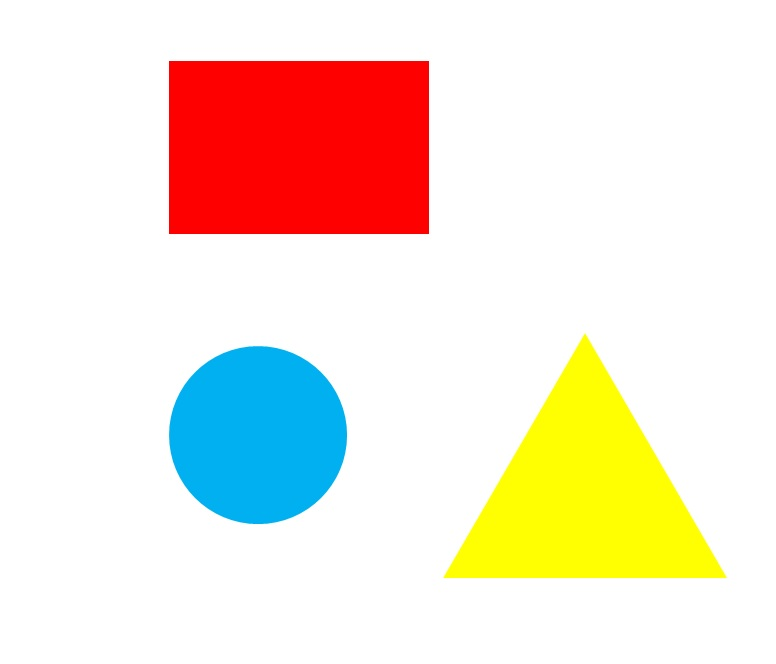
//> input picture shapes.jpg, 776 x 664 px
$ ./cvremind   (built with g++ and OpenCV 4)
//> lines starting //> are read from the running program, lines starting //| are printed output that depends on the picture; after the words box and inside, x2 and y2 are one past the last pixel; in counts of white or black regions, pixels touching at a corner belong together
#pragma once

#include "../Common/Common.h"


using namespace cv;
using namespace std;

int main() {
    Mat src = imread("shapes.jpg", IMREAD_COLOR);
//> src is the input picture: 664 rows x 776 cols, CV_8UC3; mean B, G, R 214.9, 228.9, 242.5
    imshow("IMREAD_COLOR", src);

    Mat gray;
    cvtColor(src, gray, COLOR_RGB2GRAY);
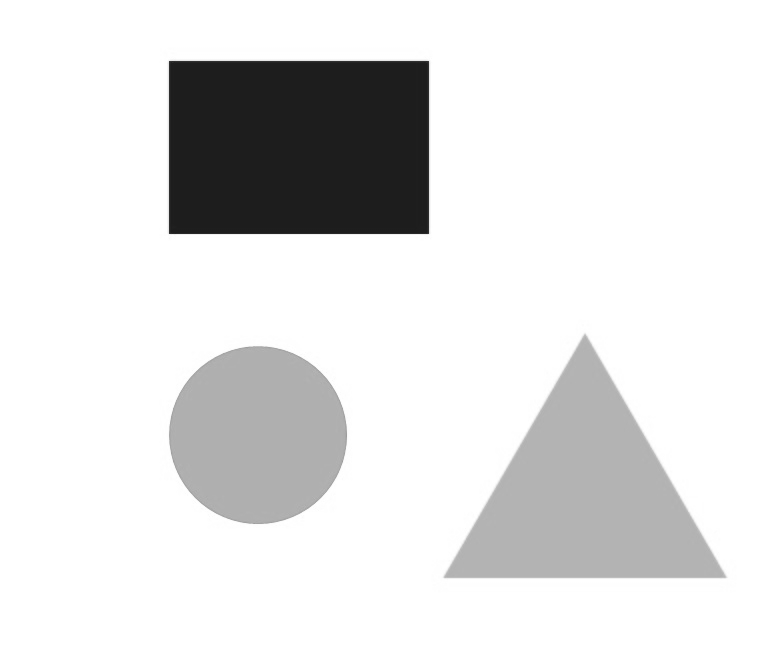
//> gray: 664 rows x 776 cols, CV_8UC1; min 28, max 255, mean 226.2
    imshow("COLOR_RGB2GRAY", gray);

    Mat binary;
    threshold(gray, binary, 200, 255, THRESH_BINARY);
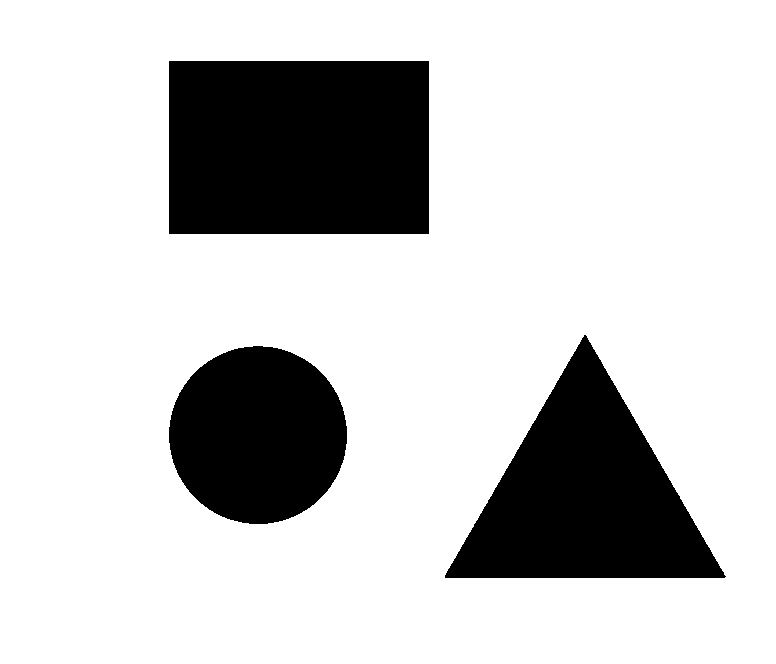
//> binary: 664 rows x 776 cols, CV_8UC1; 79.8% white; 3 black regions, box (x1, y1, x2, y2) and area: (169, 61, 429, 234) 44980, (445, 335, 726, 578) 34523, (169, 346, 347, 524) 24804
    imshow("binary", binary);

    bitwise_not(binary, binary);
//> binary: 664 rows x 776 cols, CV_8UC1; 20.2% white; 3 white regions
    imshow("bitwise_not", binary);

    vector<vector<Point>> contours;
    vector<Vec4i> hierarchy;
    findContours(binary, contours, hierarchy, RETR_CCOMP, CHAIN_APPROX_NONE);
//> contours = 3 contours; box (x1, y1, x2, y2) and area: (169, 61, 429, 234) 44548, (445, 335, 726, 578) 34140, (169, 346, 347, 524) 24553

    drawContours(src, contours, -1, Scalar(0, 0, 0), 4);
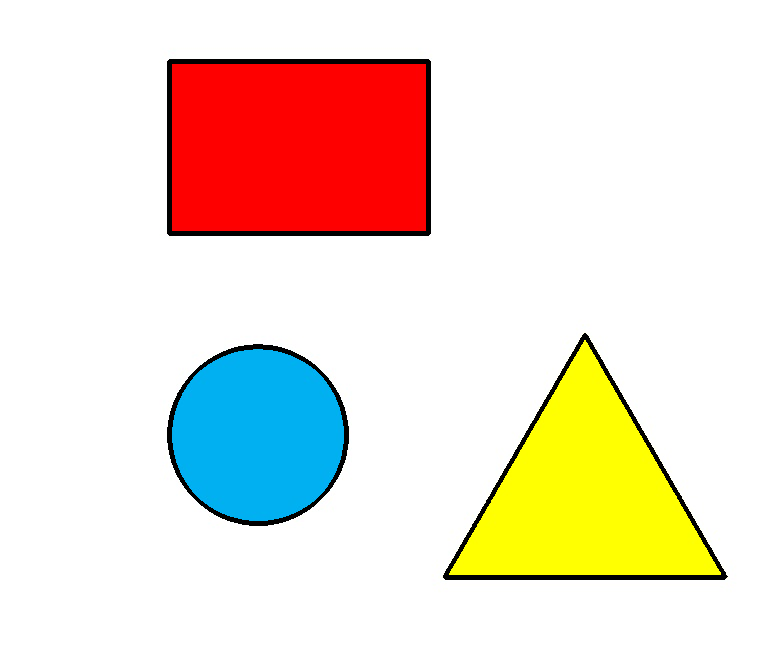
//> src: 664 rows x 776 cols, CV_8UC3; 2.06% of pixels changed, all inside (x1, y1, x2, y2) = (167, 59, 728, 580)
    imshow("drawContours", src);

    for (size_t i = 0; i < contours.size(); i++) {
        double epsilon = 0.01 * arcLength(contours[i], true);
        vector<Point> approx;
        approxPolyDP(contours[i], approx, epsilon, true);

        drawContours(src, vector<vector<Point>>{approx}, 0, Scalar(0, 0, 0), 2);

        int contour_area = approx.size();


        putText(src, "index is =" + to_string(i), Point(approx[0].x, approx[0].y + 30), FONT_HERSHEY_COMPLEX, 0.8, Scalar(0, 255, 0), 1);
        putText(src, to_string(contour_area), approx[0], FONT_HERSHEY_COMPLEX, 0.8, Scalar(0, 255, 0), 1);

        if (contour_area == 4) {
            cout << "사각형" << endl;
            putText(src, "square", Point(approx[0].x, approx[0].y + 50), FONT_HERSHEY_COMPLEX, 0.8, Scalar(0, 255, 0), 1);
        }
        else if (contour_area == 3) {
            cout << "삼각형" << endl;
            putText(src, "triangle", Point(approx[0].x, approx[0].y + 50), FONT_HERSHEY_COMPLEX, 0.8, Scalar(0, 255, 0), 1);
        }
        else if (contour_area > 10) {
            cout << "원" << endl;
            putText(src, "circle", Point(approx[0].x, approx[0].y + 50), FONT_HERSHEY_COMPLEX, 0.8, Scalar(0, 255, 0), 1);
        }
        else {
            cout << "지정되지 않은 도형" << endl;
        }

        double area = contourArea(contours[i]);
        cout << "도형의 면적: " << area << endl;

        Rect bounding_rect = boundingRect(contours[i]);
        rectangle(src, bounding_rect, Scalar(0, 255, 0), 2);
        int width = bounding_rect.width;
        int height = bounding_rect.height;
        cout << "가로 길이: " << width << endl;
        cout << "세로 길이: " << height << endl;
        // 도형의 가로세로
    }
//> this loop made 3 passes
//> (epsilon, contour_area, area, bounding_rect, width, height) on passes 1, 3: (5.86, 16, 24553, Rect(169, 346, 178, 178), 178, 178), (8.62, 4, 44548, Rect(169, 61, 260, 173), 260, 173)
//> (epsilon, approx, contour_area, area, bounding_rect, width, height) on pass 2: (8.8, 3 Points (x, y): [584, 335], [445, 577], [724, 577], 3, 34140, Rect(445, 335, 281, 243), 281, 243)
//| 원
//| 도형의 면적: 24553
//| 가로 길이: 178
//| 세로 길이: 178
//| 삼각형
//| 도형의 면적: 34140
//| 가로 길이: 281
//| 세로 길이: 243
//| 사각형
//| 도형의 면적: 44548
//> (the first 10 of 12 printed lines)
//> pass 1, `putText(src, "index is =" + to_string(i), Point(approx[0].x, approx[0]..`:
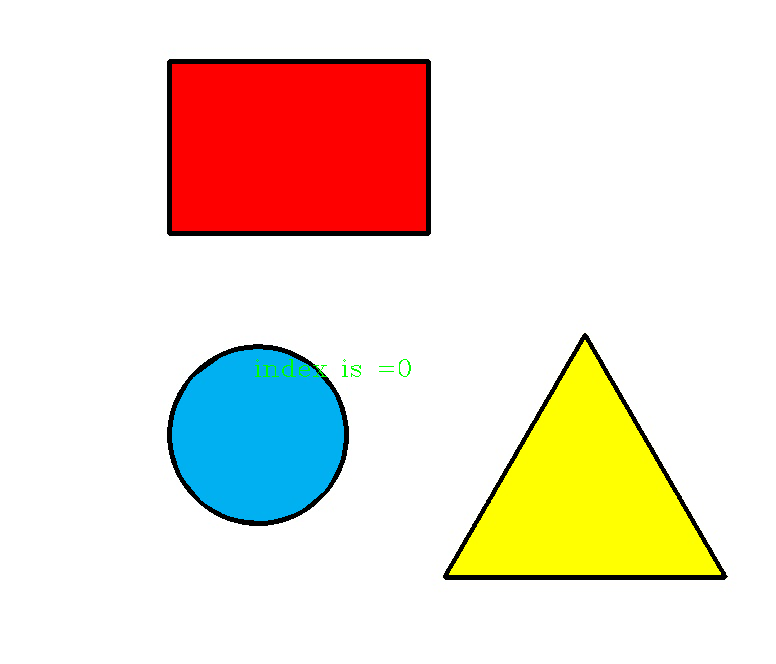
//> src: 664 rows x 776 cols, CV_8UC3; 0.11% of pixels changed, all inside (x1, y1, x2, y2) = (175, 355, 411, 521)
//> pass 1, `putText(src, "circle", Point(approx[0].x, approx[0].y + 50), FONT_HERS..`:
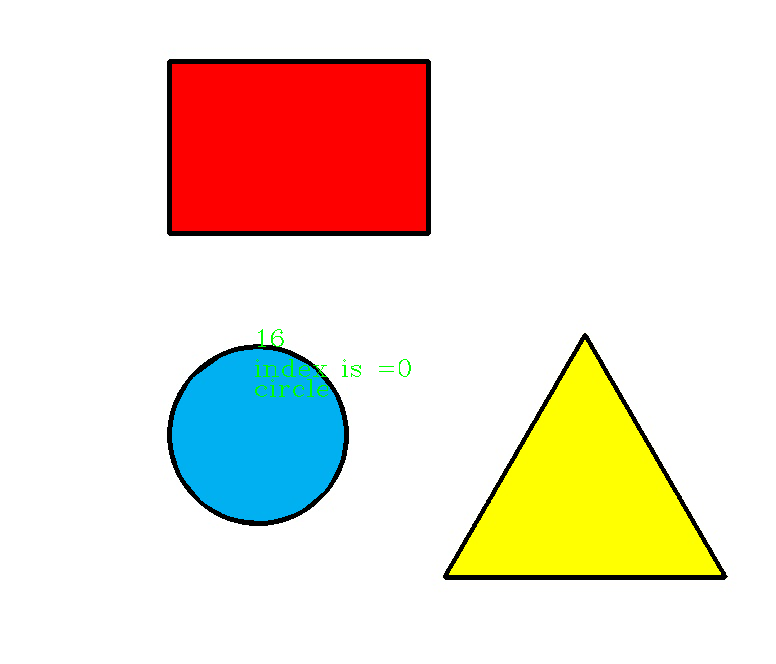
//> src: 664 rows x 776 cols, CV_8UC3; mean B, G, R 211.8, 225.2, 238
//> pass 2, `putText(src, "index is =" + to_string(i), Point(approx[0].x, approx[0]..`:
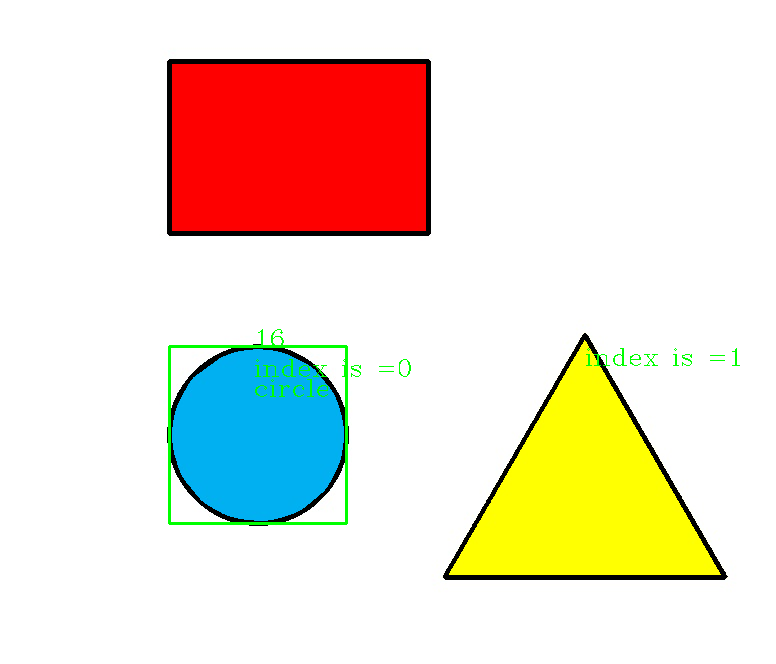
//> src: 664 rows x 776 cols, CV_8UC3; 0.51% of pixels changed, all inside (x1, y1, x2, y2) = (168, 340, 740, 574)
//> after the loop:
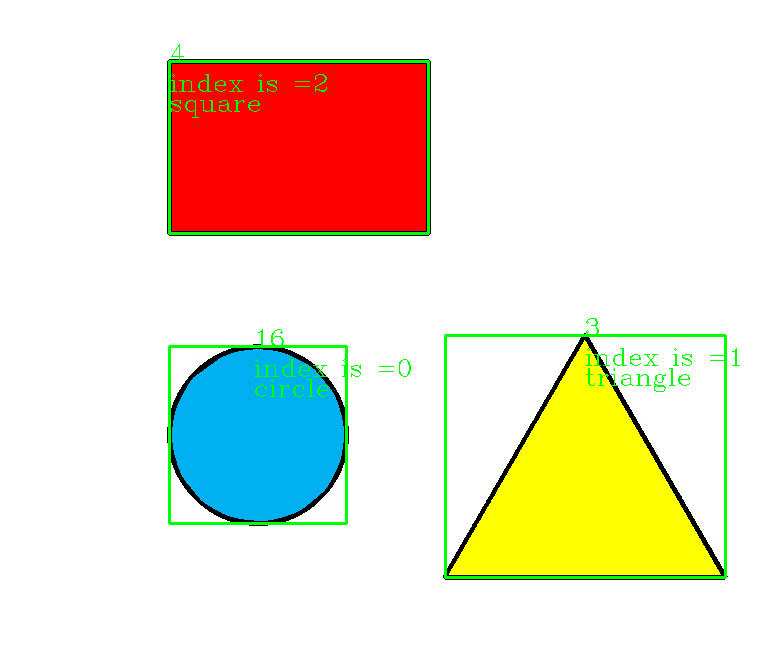
//> src: 664 rows x 776 cols, CV_8UC3; 1.34% of pixels changed, all inside (x1, y1, x2, y2) = (168, 44, 727, 579)

    imshow("src", src);
    waitKey(0);
    destroyAllWindows();

    return 0;
}
